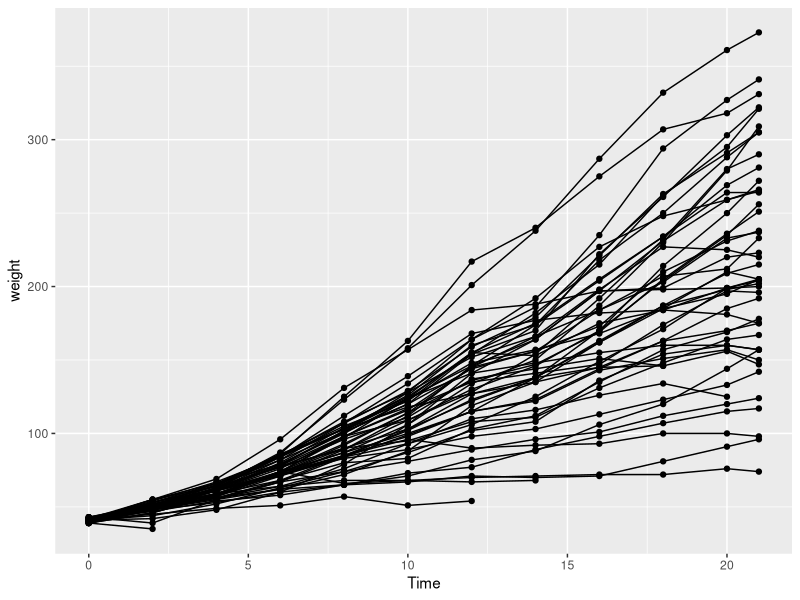
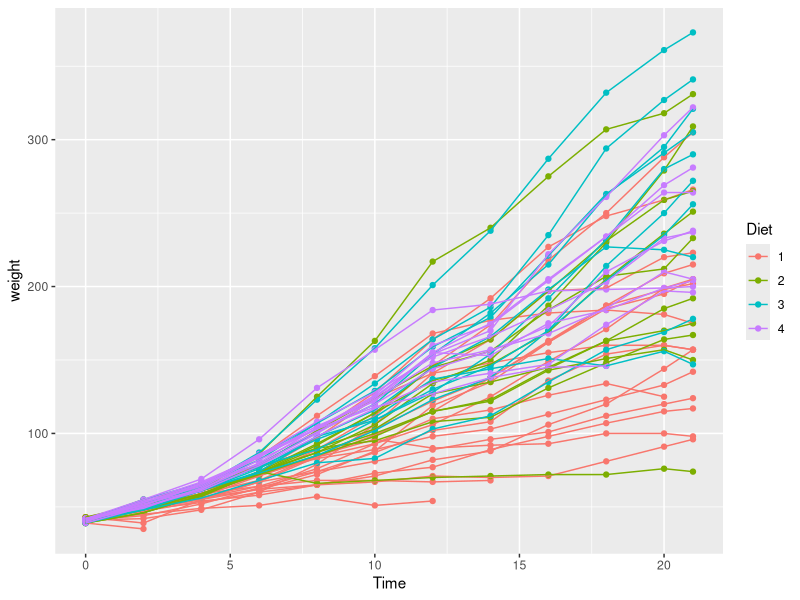
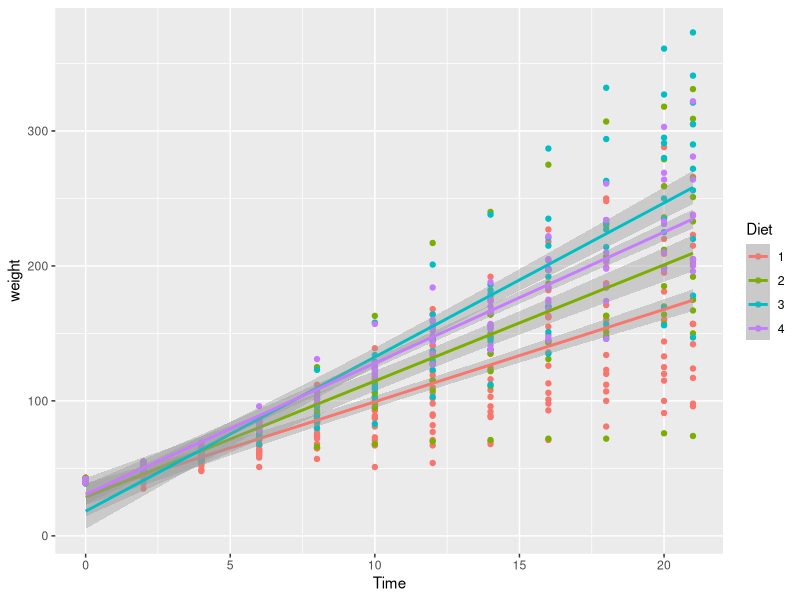
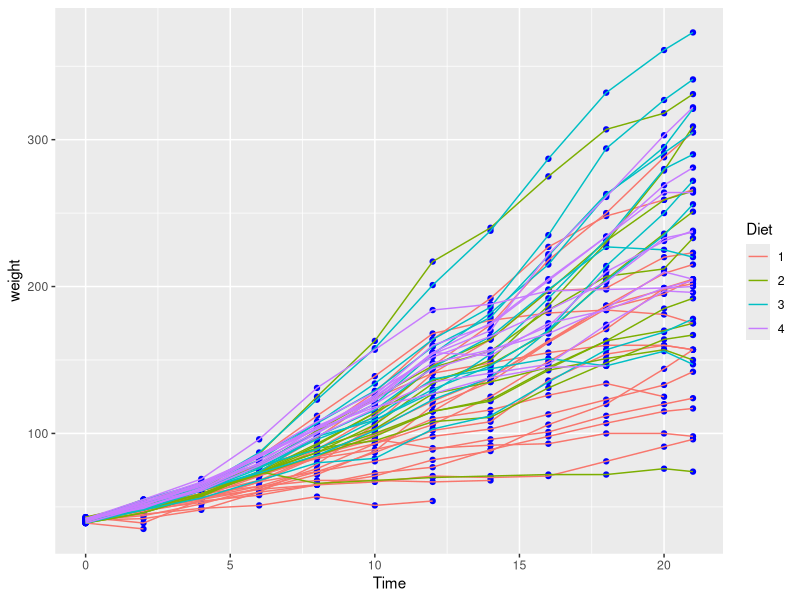
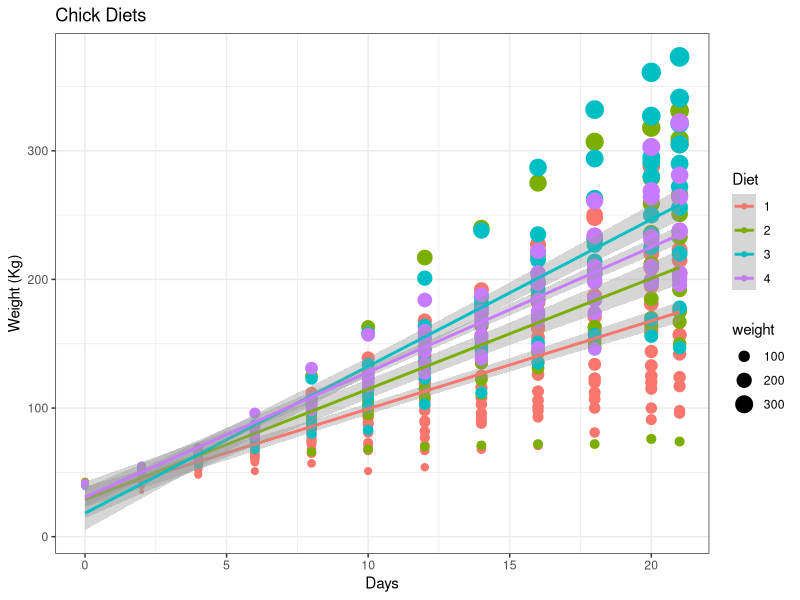

R code for these plots, in order: (Note: this script raises an error after producing the figures.)
# Day2_Plotting in R using ggplot2
# Michael Brown
# 30 January 2019

#loading Libraries

library(tidyverse)
library(ggplot2)

chicks <- datasets::ChickWeight
??ChickWeight

ggplot(data = chicks, aes(x = Time, y = weight)) +
  geom_point() +
  geom_line(aes(group = Chick))

ggplot(chicks, aes( x = Time, y = weight, colour = Diet)) +
  geom_point() +
  geom_line(aes(group = Chick))

ggplot(chicks, aes(x = Time, y = weight, colour = Diet)) +
  geom_point() +
  geom_smooth(method = "lm")

ggplot(chicks, aes(x = Time, y = weight, colour = Diet)) +
  geom_point(colour = "blue") + 
  geom_line(aes(group = Chick))

ggplot(chicks, aes(x = Time, y = weight, colour = Diet)) +
  geom_point(aes(size = weight)) +
  geom_smooth(method = "lm") +
  labs(x = "Days", y = "Weight (Kg)") +
  ggtitle("Chick Diets") +
  theme_bw()

# Comparing blade length and total length
ggplot(lam, aes(x = total_length, y = blade_length, colour = site)) +
  geom_point() +
  geom_line(aes(group = Ind))

# Thought this would look better with a line of best fit.
ggplot(lam, aes(x = total_length, y = blade_length, colour = site)) +
  geom_point() +
  geom_smooth(method = "lm")

# Facetting in ggplot
library(ggpubr)

ggplot(chicks, aes(x = Time, y = weight, colour = Diet)) +
  geom_point() +
  geom_smooth(method = "lm") +
  facet_wrap(~Diet, ncol = 1, nrow = 4)

chicks_2 <- chicks %>% 
  filter(Time == 21)

plot_1 <- ggplot(chicks, aes(x = Time, y = weight, colour = Diet)) +
  geom_point() +
  geom_line(aes(group = Chick)) +
labs(x = "days", y = "Weight (kg)") +
ggtitle("Chick Weights")
plot_1

plot_2 <- ggplot(chicks, aes(x = Time, y = weight, colour = Diet)) +
  geom_point() +
  geom_smooth(method = "lm") +
  labs(x = "days", y = "Weight (kg)") +
  ggtitle("Chick Weights 2")
plot_2

plot_3 <- ggplot(chicks_2, aes(x = weight)) +
  geom_histogram(aes(fill = Diet), position = "dodge", binwidth = 100) +
  labs(x = "Final_Mass (g)", y = "Count")
plot_3

plot_4 <- ggplot(chicks_2, aes(x = Diet, y = weight)) +
  geom_boxplot(aes(fill = Diet)) +
  labs(x = "Diet", y = "Final Mass (g)")
plot_4

plot_combined <- ggarrange(plot_1, plot_2, plot_3, plot_4)

## 3rd Library
library(boot)

urine <- boot::urine

??urine

urine %>% 
  select(-cond) #removes the conductivity column 

ggplot(data = urine, aes(x = osmo, y = ph)) +
  geom_point(aes(colour = cond))

ggplot(data = urine, aes(x = osmo, y = ph)) +
  geom_point(aes(colour = as.factor(r)))

# Script runs
# Lack of comments throughout the script
# Trying different/new things will be an advantage